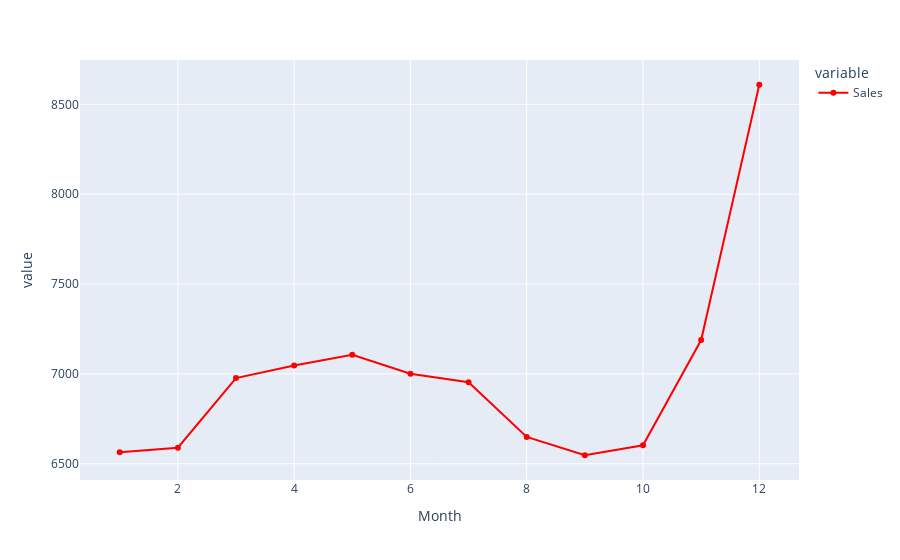
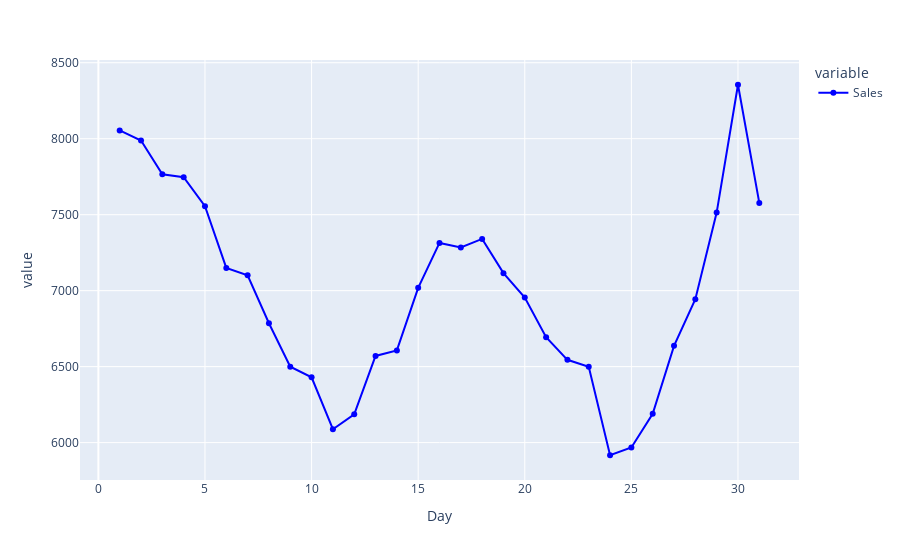
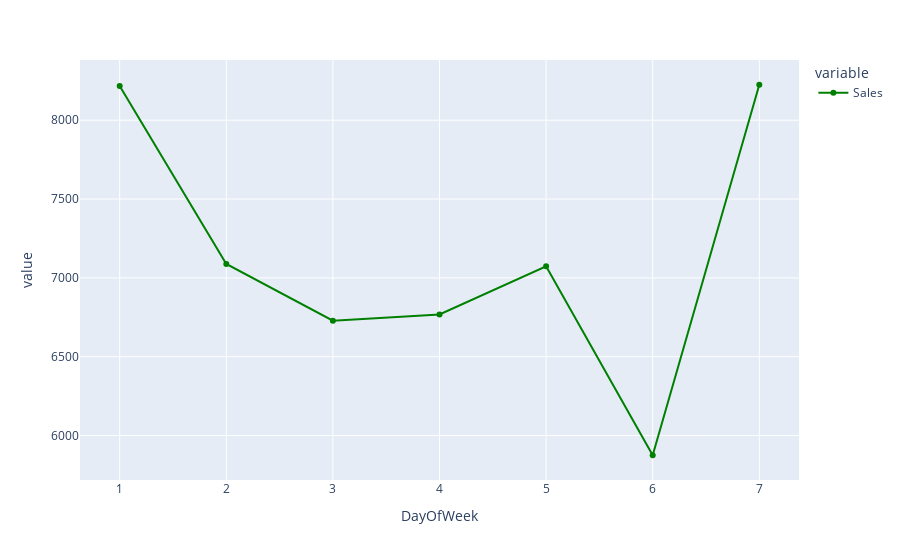
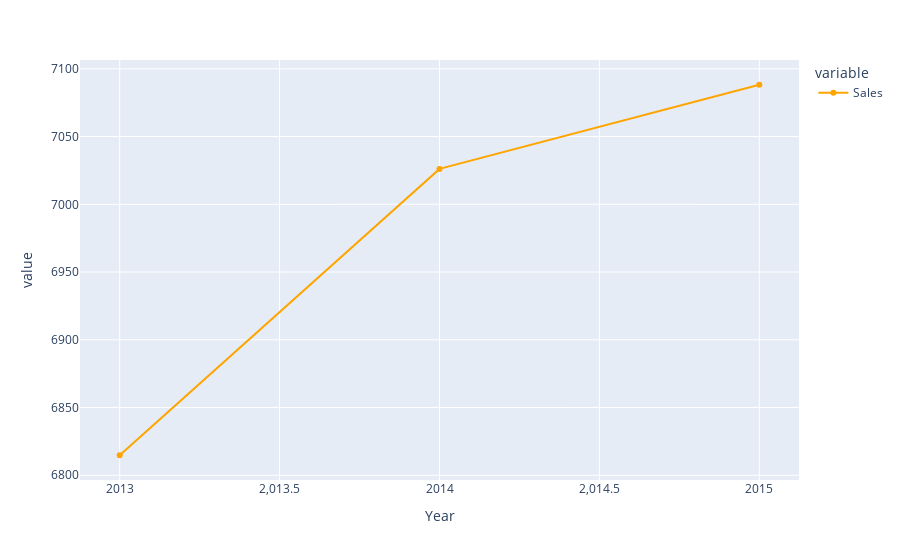

The cell these charts' notebook holds for them, in order:
### Markdown cell above
### Plot of features

### Code cell
fig1 = px.line(train_data.groupby('Month')[['Sales']].mean())
fig2 = px.line(train_data.groupby('Day')[['Sales']].mean())
fig3 = px.line(train_data.groupby('DayOfWeek')[['Sales']].mean())
fig4 = px.line(train_data.groupby('Year')[['Sales']].mean())
fig5 = px.line(train_data.groupby('Season')[['Sales']].mean())

fig1.update_traces(mode='markers+lines',line_color = 'red')
fig1.show()
fig2.update_traces(mode='markers+lines',line_color = 'blue')
fig2.show()
fig3.update_traces(mode='markers+lines',line_color = 'green')
fig3.show()
fig4.update_traces(mode='markers+lines',line_color = 'orange')
fig4.show()
fig5.update_traces(mode='markers+lines',line_color = 'black')
fig5.show()

### Figure 1 — Plotly figure (JSON) as saved in the notebook; plotly's stock layout.template omitted (floating-point values rounded to 4 significant figures)
{"data": [{"hovertemplate": "variable=Sales<br>Month=%{x}<br>value=%{y}<extra></extra>", "legendgroup": "Sales", "line": {"color": "red", "dash": "solid"}, "marker": {"symbol": "circle"}, "mode": "markers+lines", "name": "Sales", "orientation": "v", "showlegend": true, "type": "scatter", "x": [1, 2, 3, 4, 5, 6, 7, 8, 9, 10, 11, 12], "xaxis": "x", "y": [6564.0, 6589.0, 6977.0, 7047.0, 7107.0, 7001.0, 6954.0, 6649.0, 6547.0, 6603.0, 7189.0, 8609.0], "yaxis": "y"}], "layout": {"legend": {"title": {"text": "variable"}, "tracegroupgap": 0}, "margin": {"t": 60}, "xaxis": {"anchor": "y", "domain": [0, 1], "title": {"text": "Month"}}, "yaxis": {"anchor": "x", "domain": [0, 1], "title": {"text": "value"}}}}

### Figure 2 — Plotly figure (JSON) as saved in the notebook; plotly's stock layout.template omitted (floating-point values rounded to 4 significant figures)
{"data": [{"hovertemplate": "variable=Sales<br>Day=%{x}<br>value=%{y}<extra></extra>", "legendgroup": "Sales", "line": {"color": "blue", "dash": "solid"}, "marker": {"symbol": "circle"}, "mode": "markers+lines", "name": "Sales", "orientation": "v", "showlegend": true, "type": "scatter", "x": [1, 2, 3, 4, 5, 6, 7, 8, 9, 10, 11, 12, 13, 14, 15, 16, 17, 18, 19, 20, 21, 22, 23, 24, 25, 26, 27, 28, 29, 30, 31], "xaxis": "x", "y": [8055.0, 7988.0, 7766.0, 7747.0, 7556.0, 7150.0, 7102.0, 6786.0, 6500.0, 6430.0, 6088.0, 6187.0, 6570.0, 6607.0, 7019.0, 7314.0, 7284.0, 7341.0, 7115.0, 6955.0, 6694.0, 6545.0, 6498.0, 5917.0, 5968.0, 6190.0, 6637.0, 6944.0, 7514.0, 8355.0, 7578.0], "yaxis": "y"}], "layout": {"legend": {"title": {"text": "variable"}, "tracegroupgap": 0}, "margin": {"t": 60}, "xaxis": {"anchor": "y", "domain": [0, 1], "title": {"text": "Day"}}, "yaxis": {"anchor": "x", "domain": [0, 1], "title": {"text": "value"}}}}

### Figure 3 — Plotly figure (JSON) as saved in the notebook; plotly's stock layout.template omitted (floating-point values rounded to 4 significant figures)
{"data": [{"hovertemplate": "variable=Sales<br>DayOfWeek=%{x}<br>value=%{y}<extra></extra>", "legendgroup": "Sales", "line": {"color": "green", "dash": "solid"}, "marker": {"symbol": "circle"}, "mode": "markers+lines", "name": "Sales", "orientation": "v", "showlegend": true, "type": "scatter", "x": [1, 2, 3, 4, 5, 6, 7], "xaxis": "x", "y": [8216.0, 7088.0, 6729.0, 6768.0, 7073.0, 5875.0, 8225.0], "yaxis": "y"}], "layout": {"legend": {"title": {"text": "variable"}, "tracegroupgap": 0}, "margin": {"t": 60}, "xaxis": {"anchor": "y", "domain": [0, 1], "title": {"text": "DayOfWeek"}}, "yaxis": {"anchor": "x", "domain": [0, 1], "title": {"text": "value"}}}}

### Figure 4 — Plotly figure (JSON) as saved in the notebook; plotly's stock layout.template omitted (floating-point values rounded to 4 significant figures)
{"data": [{"hovertemplate": "variable=Sales<br>Year=%{x}<br>value=%{y}<extra></extra>", "legendgroup": "Sales", "line": {"color": "orange", "dash": "solid"}, "marker": {"symbol": "circle"}, "mode": "markers+lines", "name": "Sales", "orientation": "v", "showlegend": true, "type": "scatter", "x": [2013, 2014, 2015], "xaxis": "x", "y": [6815.0, 7026.0, 7088.0], "yaxis": "y"}], "layout": {"legend": {"title": {"text": "variable"}, "tracegroupgap": 0}, "margin": {"t": 60}, "xaxis": {"anchor": "y", "domain": [0, 1], "title": {"text": "Year"}}, "yaxis": {"anchor": "x", "domain": [0, 1], "title": {"text": "value"}}}}
